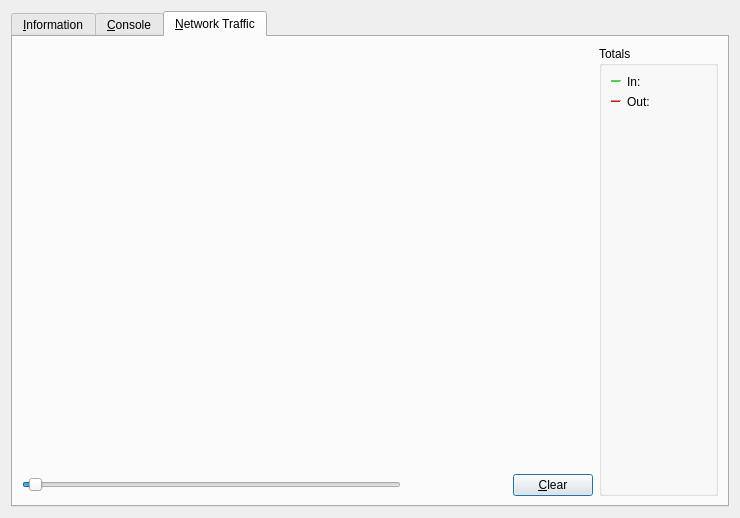
<?xml version="1.0" encoding="UTF-8"?>
<ui version="4.0">
 <class>RPCConsole</class>
 <widget class="QDialog" name="RPCConsole">
  <property name="geometry">
   <rect>
    <x>0</x>
    <y>0</y>
    <width>740</width>
    <height>518</height>
   </rect>
  </property>
  <property name="windowTitle">
   <string>PepeCoin - Debug window</string>
  </property>
  <layout class="QVBoxLayout" name="verticalLayout_2">
   <item>
    <widget class="QTabWidget" name="tabWidget">
     <property name="currentIndex">
      <number>2</number>
     </property>
     <widget class="QWidget" name="tab_info">
      <attribute name="title">
       <string>&amp;Information</string>
      </attribute>
      <layout class="QFormLayout" name="formLayout">
       <item row="0" column="0">
        <widget class="QLabel" name="label_9">
         <property name="font">
          <font>
           <weight>75</weight>
           <bold>true</bold>
          </font>
         </property>
         <property name="text">
          <string>PepeCoin Core</string>
         </property>
        </widget>
       </item>
       <item row="1" column="0">
        <widget class="QLabel" name="label_5">
         <property name="text">
          <string>Client name</string>
         </property>
        </widget>
       </item>
       <item row="1" column="1">
        <widget class="QLabel" name="clientName">
         <property name="cursor">
          <cursorShape>IBeamCursor</cursorShape>
         </property>
         <property name="text">
          <string>N/A</string>
         </property>
         <property name="textFormat">
          <enum>Qt::PlainText</enum>
         </property>
         <property name="textInteractionFlags">
          <set>Qt::LinksAccessibleByMouse|Qt::TextSelectableByKeyboard|Qt::TextSelectableByMouse</set>
         </property>
        </widget>
       </item>
       <item row="2" column="0">
        <widget class="QLabel" name="label_6">
         <property name="text">
          <string>Client version</string>
         </property>
        </widget>
       </item>
       <item row="2" column="1">
        <widget class="QLabel" name="clientVersion">
         <property name="cursor">
          <cursorShape>IBeamCursor</cursorShape>
         </property>
         <property name="text">
          <string>N/A</string>
         </property>
         <property name="textFormat">
          <enum>Qt::PlainText</enum>
         </property>
         <property name="textInteractionFlags">
          <set>Qt::LinksAccessibleByMouse|Qt::TextSelectableByKeyboard|Qt::TextSelectableByMouse</set>
         </property>
        </widget>
       </item>
       <item row="3" column="0">
        <widget class="QLabel" name="label_14">
         <property name="text">
          <string>Using OpenSSL version</string>
         </property>
         <property name="indent">
          <number>10</number>
         </property>
        </widget>
       </item>
       <item row="3" column="1">
        <widget class="QLabel" name="openSSLVersion">
         <property name="cursor">
          <cursorShape>IBeamCursor</cursorShape>
         </property>
         <property name="text">
          <string>N/A</string>
         </property>
         <property name="textFormat">
          <enum>Qt::PlainText</enum>
         </property>
         <property name="textInteractionFlags">
          <set>Qt::LinksAccessibleByMouse|Qt::TextSelectableByKeyboard|Qt::TextSelectableByMouse</set>
         </property>
        </widget>
       </item>
       <item row="4" column="0">
        <widget class="QLabel" name="label_12">
         <property name="text">
          <string>Build date</string>
         </property>
        </widget>
       </item>
       <item row="4" column="1">
        <widget class="QLabel" name="buildDate">
         <property name="cursor">
          <cursorShape>IBeamCursor</cursorShape>
         </property>
         <property name="text">
          <string>N/A</string>
         </property>
         <property name="textFormat">
          <enum>Qt::PlainText</enum>
         </property>
         <property name="textInteractionFlags">
          <set>Qt::LinksAccessibleByMouse|Qt::TextSelectableByKeyboard|Qt::TextSelectableByMouse</set>
         </property>
        </widget>
       </item>
       <item row="5" column="0">
        <widget class="QLabel" name="label_13">
         <property name="text">
          <string>Startup time</string>
         </property>
        </widget>
       </item>
       <item row="5" column="1">
        <widget class="QLabel" name="startupTime">
         <property name="cursor">
          <cursorShape>IBeamCursor</cursorShape>
         </property>
         <property name="text">
          <string>N/A</string>
         </property>
         <property name="textFormat">
          <enum>Qt::PlainText</enum>
         </property>
         <property name="textInteractionFlags">
          <set>Qt::LinksAccessibleByMouse|Qt::TextSelectableByKeyboard|Qt::TextSelectableByMouse</set>
         </property>
        </widget>
       </item>
       <item row="6" column="0">
        <widget class="QLabel" name="label_11">
         <property name="font">
          <font>
           <weight>75</weight>
           <bold>true</bold>
          </font>
         </property>
         <property name="text">
          <string>Network</string>
         </property>
        </widget>
       </item>
       <item row="7" column="0">
        <widget class="QLabel" name="label_7">
         <property name="text">
          <string>Number of connections</string>
         </property>
        </widget>
       </item>
       <item row="7" column="1">
        <widget class="QLabel" name="numberOfConnections">
         <property name="cursor">
          <cursorShape>IBeamCursor</cursorShape>
         </property>
         <property name="text">
          <string>N/A</string>
         </property>
         <property name="textFormat">
          <enum>Qt::PlainText</enum>
         </property>
         <property name="textInteractionFlags">
          <set>Qt::LinksAccessibleByMouse|Qt::TextSelectableByKeyboard|Qt::TextSelectableByMouse</set>
         </property>
        </widget>
       </item>
       <item row="8" column="0">
        <widget class="QLabel" name="label_15">
         <property name="text">
          <string>Number of masternodes</string>
         </property>
        </widget>
       </item>
       <item row="8" column="1">
        <widget class="QLabel" name="masternodeCount">
         <property name="cursor">
          <cursorShape>IBeamCursor</cursorShape>
         </property>
         <property name="text">
          <string>N/A</string>
         </property>
         <property name="textFormat">
          <enum>Qt::PlainText</enum>
         </property>
         <property name="textInteractionFlags">
          <set>Qt::LinksAccessibleByMouse|Qt::TextSelectableByKeyboard|Qt::TextSelectableByMouse</set>
         </property>
        </widget>
       </item>
       <item row="9" column="0">
        <widget class="QLabel" name="label_8">
         <property name="text">
          <string>On testnet</string>
         </property>
        </widget>
       </item>
       <item row="9" column="1">
        <widget class="QCheckBox" name="isTestNet">
         <property name="enabled">
          <bool>false</bool>
         </property>
         <property name="text">
          <string/>
         </property>
        </widget>
       </item>
       <item row="10" column="0">
        <widget class="QLabel" name="label_10">
         <property name="font">
          <font>
           <weight>75</weight>
           <bold>true</bold>
          </font>
         </property>
         <property name="text">
          <string>Block chain</string>
         </property>
        </widget>
       </item>
       <item row="11" column="0">
        <widget class="QLabel" name="label_3">
         <property name="text">
          <string>Current number of blocks</string>
         </property>
        </widget>
       </item>
       <item row="11" column="1">
        <widget class="QLabel" name="numberOfBlocks">
         <property name="cursor">
          <cursorShape>IBeamCursor</cursorShape>
         </property>
         <property name="text">
          <string>N/A</string>
         </property>
         <property name="textFormat">
          <enum>Qt::PlainText</enum>
         </property>
         <property name="textInteractionFlags">
          <set>Qt::LinksAccessibleByMouse|Qt::TextSelectableByKeyboard|Qt::TextSelectableByMouse</set>
         </property>
        </widget>
       </item>
       <item row="12" column="0">
        <widget class="QLabel" name="label_2">
         <property name="text">
          <string>Last block time</string>
         </property>
        </widget>
       </item>
       <item row="12" column="1">
        <widget class="QLabel" name="lastBlockTime">
         <property name="cursor">
          <cursorShape>IBeamCursor</cursorShape>
         </property>
         <property name="text">
          <string>N/A</string>
         </property>
         <property name="textFormat">
          <enum>Qt::PlainText</enum>
         </property>
         <property name="textInteractionFlags">
          <set>Qt::LinksAccessibleByMouse|Qt::TextSelectableByKeyboard|Qt::TextSelectableByMouse</set>
         </property>
        </widget>
       </item>
       <item row="13" column="0">
        <spacer name="verticalSpacer_2">
         <property name="orientation">
          <enum>Qt::Vertical</enum>
         </property>
         <property name="sizeHint" stdset="0">
          <size>
           <width>20</width>
           <height>10</height>
          </size>
         </property>
        </spacer>
       </item>
       <item row="14" column="0">
        <widget class="QLabel" name="labelDebugLogfile">
         <property name="font">
          <font>
           <weight>75</weight>
           <bold>true</bold>
          </font>
         </property>
         <property name="text">
          <string>Debug log file</string>
         </property>
        </widget>
       </item>
       <item row="15" column="0">
        <widget class="QPushButton" name="openDebugLogfileButton">
         <property name="toolTip">
          <string>Open the PepeCoin debug log file from the current data directory. This can take a few seconds for large log files.</string>
         </property>
         <property name="text">
          <string>&amp;Open</string>
         </property>
         <property name="autoDefault">
          <bool>false</bool>
         </property>
        </widget>
       </item>
       <item row="16" column="0">
        <widget class="QLabel" name="labelCLOptions">
         <property name="font">
          <font>
           <weight>75</weight>
           <bold>true</bold>
          </font>
         </property>
         <property name="text">
          <string>Command-line options</string>
         </property>
        </widget>
       </item>
       <item row="17" column="0">
        <widget class="QPushButton" name="showCLOptionsButton">
         <property name="toolTip">
          <string>Show the pepecoin-Qt help message to get a list with possible PepeCoin command-line options.</string>
         </property>
         <property name="text">
          <string>&amp;Show</string>
         </property>
         <property name="autoDefault">
          <bool>false</bool>
         </property>
        </widget>
       </item>
       <item row="18" column="0">
        <spacer name="verticalSpacer">
         <property name="orientation">
          <enum>Qt::Vertical</enum>
         </property>
         <property name="sizeHint" stdset="0">
          <size>
           <width>20</width>
           <height>20</height>
          </size>
         </property>
        </spacer>
       </item>
      </layout>
     </widget>
     <widget class="QWidget" name="tab_console">
      <attribute name="title">
       <string>&amp;Console</string>
      </attribute>
      <layout class="QVBoxLayout" name="verticalLayout_3">
       <property name="spacing">
        <number>3</number>
       </property>
       <item>
        <widget class="QTextEdit" name="messagesWidget">
         <property name="minimumSize">
          <size>
           <width>0</width>
           <height>100</height>
          </size>
         </property>
         <property name="readOnly">
          <bool>true</bool>
         </property>
         <property name="tabKeyNavigation" stdset="0">
          <bool>false</bool>
         </property>
         <property name="columnCount" stdset="0">
          <number>2</number>
         </property>
        </widget>
       </item>
       <item>
        <layout class="QHBoxLayout" name="horizontalLayout">
         <property name="spacing">
          <number>3</number>
         </property>
         <item>
          <widget class="QLabel" name="label">
           <property name="text">
            <string notr="true">&gt;</string>
           </property>
          </widget>
         </item>
         <item>
          <widget class="QLineEdit" name="lineEdit"/>
         </item>
         <item>
          <widget class="QPushButton" name="clearButton">
           <property name="maximumSize">
            <size>
             <width>24</width>
             <height>24</height>
            </size>
           </property>
           <property name="toolTip">
            <string>Clear console</string>
           </property>
           <property name="text">
            <string/>
           </property>
           <property name="icon">
            <iconset resource="../bitcoin.qrc">
             <normaloff>:/icons/remove</normaloff>:/icons/remove</iconset>
           </property>
           <property name="shortcut">
            <string notr="true">Ctrl+L</string>
           </property>
           <property name="autoDefault">
            <bool>false</bool>
           </property>
          </widget>
         </item>
        </layout>
       </item>
      </layout>
     </widget>
     <widget class="QWidget" name="tab">
      <attribute name="title">
       <string>&amp;Network Traffic</string>
      </attribute>
      <layout class="QHBoxLayout" name="horizontalLayout_3">
       <item>
        <layout class="QVBoxLayout" name="verticalLayout_4">
         <item>
          <widget class="TrafficGraphWidget" name="trafficGraph" native="true">
           <property name="sizePolicy">
            <sizepolicy hsizetype="Expanding" vsizetype="Expanding">
             <horstretch>0</horstretch>
             <verstretch>0</verstretch>
            </sizepolicy>
           </property>
          </widget>
         </item>
         <item>
          <layout class="QHBoxLayout" name="horizontalLayout_2">
           <item>
            <widget class="QSlider" name="sldGraphRange">
             <property name="minimum">
              <number>1</number>
             </property>
             <property name="maximum">
              <number>288</number>
             </property>
             <property name="pageStep">
              <number>12</number>
             </property>
             <property name="value">
              <number>6</number>
             </property>
             <property name="orientation">
              <enum>Qt::Horizontal</enum>
             </property>
            </widget>
           </item>
           <item>
            <widget class="QLabel" name="lblGraphRange">
             <property name="minimumSize">
              <size>
               <width>100</width>
               <height>0</height>
              </size>
             </property>
             <property name="alignment">
              <set>Qt::AlignCenter</set>
             </property>
            </widget>
           </item>
           <item>
            <widget class="QPushButton" name="btnClearTrafficGraph">
             <property name="text">
              <string>&amp;Clear</string>
             </property>
            </widget>
           </item>
          </layout>
         </item>
        </layout>
       </item>
       <item>
        <layout class="QVBoxLayout" name="verticalLayout">
         <item>
          <widget class="QGroupBox" name="groupBox">
           <property name="title">
            <string>Totals</string>
           </property>
           <layout class="QVBoxLayout" name="verticalLayout_5">
            <item>
             <layout class="QHBoxLayout" name="horizontalLayout_4">
              <item>
               <widget class="Line" name="line">
                <property name="sizePolicy">
                 <sizepolicy hsizetype="Fixed" vsizetype="Fixed">
                  <horstretch>0</horstretch>
                  <verstretch>0</verstretch>
                 </sizepolicy>
                </property>
                <property name="minimumSize">
                 <size>
                  <width>10</width>
                  <height>0</height>
                 </size>
                </property>
                <property name="palette">
                 <palette>
                  <active>
                   <colorrole role="Light">
                    <brush brushstyle="SolidPattern">
                     <color alpha="255">
                      <red>0</red>
                      <green>255</green>
                      <blue>0</blue>
                     </color>
                    </brush>
                   </colorrole>
                  </active>
                  <inactive>
                   <colorrole role="Light">
                    <brush brushstyle="SolidPattern">
                     <color alpha="255">
                      <red>0</red>
                      <green>255</green>
                      <blue>0</blue>
                     </color>
                    </brush>
                   </colorrole>
                  </inactive>
                  <disabled>
                   <colorrole role="Light">
                    <brush brushstyle="SolidPattern">
                     <color alpha="255">
                      <red>0</red>
                      <green>255</green>
                      <blue>0</blue>
                     </color>
                    </brush>
                   </colorrole>
                  </disabled>
                 </palette>
                </property>
                <property name="orientation">
                 <enum>Qt::Horizontal</enum>
                </property>
               </widget>
              </item>
              <item>
               <widget class="QLabel" name="label_16">
                <property name="text">
                 <string>In:</string>
                </property>
               </widget>
              </item>
              <item>
               <widget class="QLabel" name="lblBytesIn">
                <property name="minimumSize">
                 <size>
                  <width>50</width>
                  <height>0</height>
                 </size>
                </property>
                <property name="alignment">
                 <set>Qt::AlignRight|Qt::AlignTrailing|Qt::AlignVCenter</set>
                </property>
               </widget>
              </item>
             </layout>
            </item>
            <item>
             <layout class="QHBoxLayout" name="horizontalLayout_5">
              <item>
               <widget class="Line" name="line_2">
                <property name="sizePolicy">
                 <sizepolicy hsizetype="Fixed" vsizetype="Fixed">
                  <horstretch>0</horstretch>
                  <verstretch>0</verstretch>
                 </sizepolicy>
                </property>
                <property name="minimumSize">
                 <size>
                  <width>10</width>
                  <height>0</height>
                 </size>
                </property>
                <property name="palette">
                 <palette>
                  <active>
                   <colorrole role="Light">
                    <brush brushstyle="SolidPattern">
                     <color alpha="255">
                      <red>255</red>
                      <green>0</green>
                      <blue>0</blue>
                     </color>
                    </brush>
                   </colorrole>
                  </active>
                  <inactive>
                   <colorrole role="Light">
                    <brush brushstyle="SolidPattern">
                     <color alpha="255">
                      <red>255</red>
                      <green>0</green>
                      <blue>0</blue>
                     </color>
                    </brush>
                   </colorrole>
                  </inactive>
                  <disabled>
                   <colorrole role="Light">
                    <brush brushstyle="SolidPattern">
                     <color alpha="255">
                      <red>255</red>
                      <green>0</green>
                      <blue>0</blue>
                     </color>
                    </brush>
                   </colorrole>
                  </disabled>
                 </palette>
                </property>
                <property name="orientation">
                 <enum>Qt::Horizontal</enum>
                </property>
               </widget>
              </item>
              <item>
               <widget class="QLabel" name="label_17">
                <property name="text">
                 <string>Out:</string>
                </property>
               </widget>
              </item>
              <item>
               <widget class="QLabel" name="lblBytesOut">
                <property name="minimumSize">
                 <size>
                  <width>50</width>
                  <height>0</height>
                 </size>
                </property>
                <property name="alignment">
                 <set>Qt::AlignRight|Qt::AlignTrailing|Qt::AlignVCenter</set>
                </property>
               </widget>
              </item>
             </layout>
            </item>
            <item>
             <spacer name="verticalSpacer_4">
              <property name="orientation">
               <enum>Qt::Vertical</enum>
              </property>
              <property name="sizeHint" stdset="0">
               <size>
                <width>20</width>
                <height>407</height>
               </size>
              </property>
             </spacer>
            </item>
           </layout>
          </widget>
         </item>
        </layout>
       </item>
      </layout>
     </widget>
    </widget>
   </item>
  </layout>
 </widget>
 <customwidgets>
  <customwidget>
   <class>TrafficGraphWidget</class>
   <extends>QWidget</extends>
   <header>trafficgraphwidget.h</header>
   <container>1</container>
   <slots>
    <slot>clear()</slot>
   </slots>
  </customwidget>
 </customwidgets>
 <resources>
  <include location="../bitcoin.qrc"/>
 </resources>
 <connections/>
</ui>
